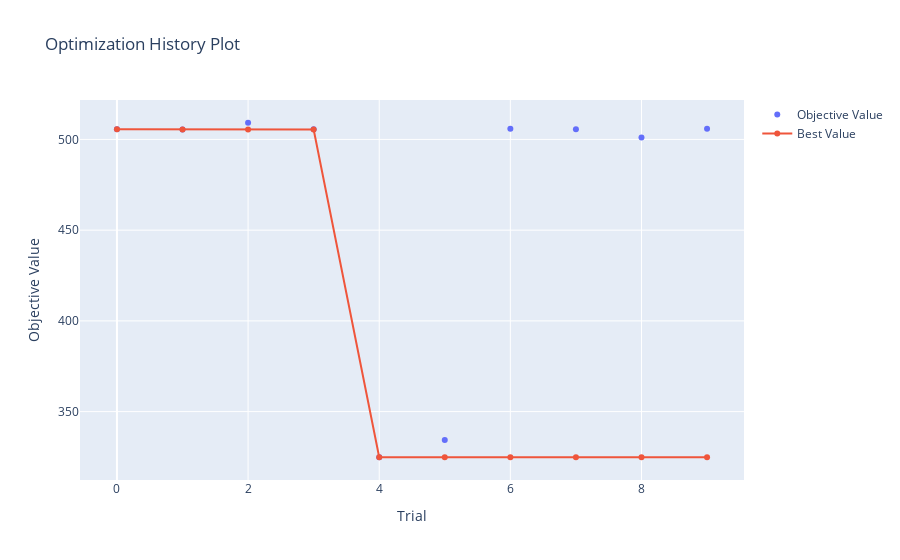

The notebook cell saved with this chart:
### Code cell
fig = vis.plot_optimization_history(study)
fig.show()

### Figure 1 — Plotly figure (JSON) as saved in the notebook; plotly's stock layout.template omitted (floating-point values rounded to 4 significant figures)
{"data": [{"mode": "markers", "name": "Objective Value", "type": "scatter", "x": [0, 1, 2, 3, 4, 5, 6, 7, 8, 9], "y": [505.7, 505.5, 509.2, 505.6, 324.8, 334.4, 505.9, 505.6, 501.1, 505.9]}, {"name": "Best Value", "type": "scatter", "x": [0, 1, 2, 3, 4, 5, 6, 7, 8, 9], "y": [505.7, 505.5, 505.5, 505.5, 324.8, 324.8, 324.8, 324.8, 324.8, 324.8]}], "layout": {"title": {"text": "Optimization History Plot"}, "xaxis": {"title": {"text": "Trial"}}, "yaxis": {"title": {"text": "Objective Value"}}}}
